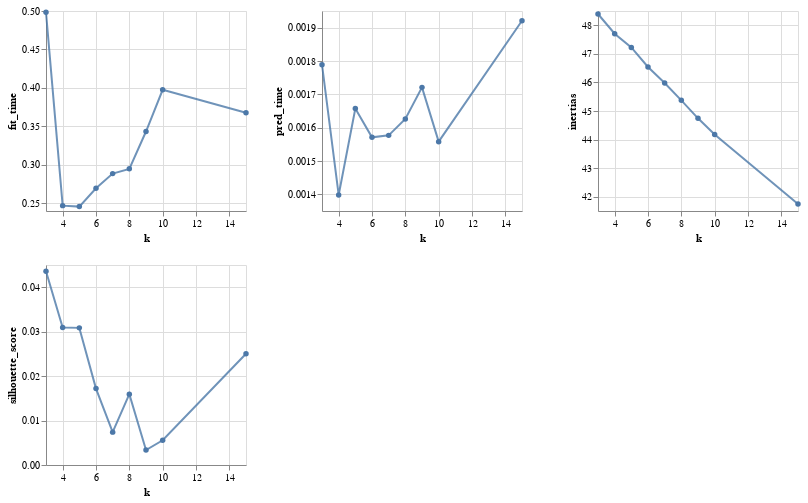

The code cell stored with this chart in its notebook:
### Code cell
metric_df = compare_k_values(S_)
plot_kmeans(metric_df)

### Figure 1 — Vega-Lite specification as saved in the notebook (floating-point values rounded to 4 significant figures)
{"config": {"view": {"continuousWidth": 300, "continuousHeight": 300}}, "repeat": ["fit_time", "pred_time", "inertias", "silhouette_score"], "spec": {"data": {"name": "data-2ca4d19473628c765a349f575635a14d"}, "mark": {"type": "line", "opacity": 0.8, "point": true}, "encoding": {"x": {"field": "k", "type": "quantitative"}, "y": {"field": {"repeat": "repeat"}, "scale": {"zero": false}, "type": "quantitative"}}, "height": 200, "width": 200}, "columns": 3, "$schema": "https://vega.github.io/schema/vega-lite/v5.8.0.json", "datasets": {"data-2ca4d19473628c765a349f575635a14d": [{"k": 3, "fit_time": 0.4983, "pred_time": 0.001789, "silhouette_score": 0.04361, "inertias": 48.4}, {"k": 4, "fit_time": 0.247, "pred_time": 0.001398, "silhouette_score": 0.03094, "inertias": 47.71}, {"k": 5, "fit_time": 0.2457, "pred_time": 0.001657, "silhouette_score": 0.03085, "inertias": 47.22}, {"k": 6, "fit_time": 0.2695, "pred_time": 0.001571, "silhouette_score": 0.0172, "inertias": 46.54}, {"k": 7, "fit_time": 0.2886, "pred_time": 0.001577, "silhouette_score": 0.007395, "inertias": 45.98}, {"k": 8, "fit_time": 0.2948, "pred_time": 0.001626, "silhouette_score": 0.01595, "inertias": 45.37}, {"k": 9, "fit_time": 0.3433, "pred_time": 0.001721, "silhouette_score": 0.003354, "inertias": 44.74}, {"k": 10, "fit_time": 0.3976, "pred_time": 0.001558, "silhouette_score": 0.005565, "inertias": 44.17}, {"k": 15, "fit_time": 0.3677, "pred_time": 0.001921, "silhouette_score": 0.02503, "inertias": 41.75}]}}
